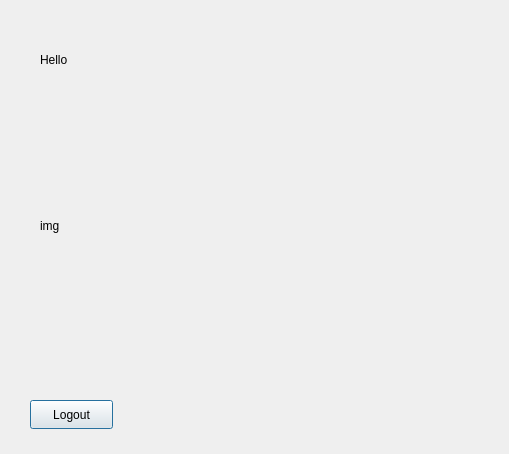
<?xml version="1.0" encoding="UTF-8"?>
<ui version="4.0">
 <class>Dialog</class>
 <widget class="QDialog" name="Dialog">
  <property name="geometry">
   <rect>
    <x>0</x>
    <y>0</y>
    <width>509</width>
    <height>454</height>
   </rect>
  </property>
  <property name="windowTitle">
   <string>Dialog</string>
  </property>
  <widget class="QLabel" name="label">
   <property name="geometry">
    <rect>
     <x>40</x>
     <y>50</y>
     <width>63</width>
     <height>20</height>
    </rect>
   </property>
   <property name="text">
    <string>Hello</string>
   </property>
  </widget>
  <widget class="QLabel" name="username_output">
   <property name="geometry">
    <rect>
     <x>90</x>
     <y>50</y>
     <width>121</width>
     <height>20</height>
    </rect>
   </property>
   <property name="text">
    <string/>
   </property>
  </widget>
  <widget class="QLabel" name="label_2">
   <property name="geometry">
    <rect>
     <x>40</x>
     <y>100</y>
     <width>421</width>
     <height>251</height>
    </rect>
   </property>
   <property name="text">
    <string>img</string>
   </property>
  </widget>
  <widget class="QPushButton" name="pushButton">
   <property name="geometry">
    <rect>
     <x>30</x>
     <y>400</y>
     <width>83</width>
     <height>29</height>
    </rect>
   </property>
   <property name="text">
    <string>Logout</string>
   </property>
  </widget>
 </widget>
 <resources/>
 <connections/>
</ui>
